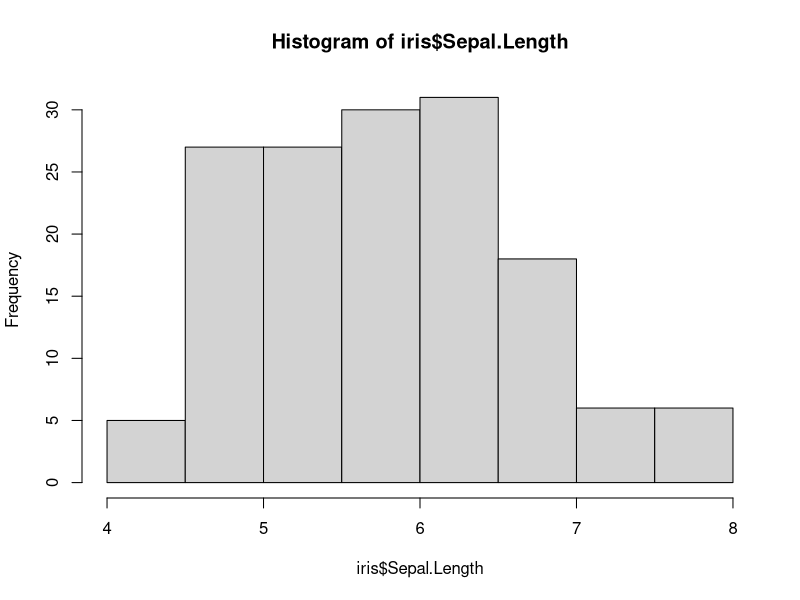
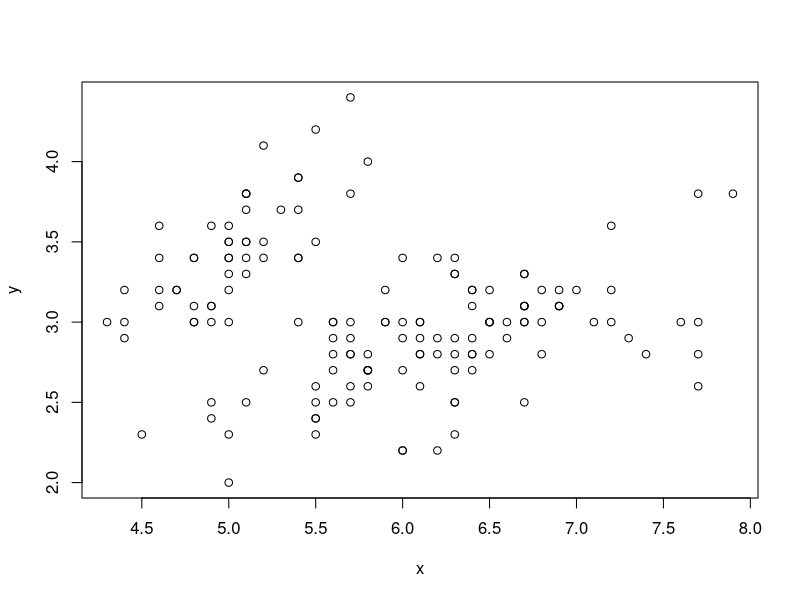

Generate these figures, in order, with R:
## ---- chunk 1
knitr::opts_chunk$set(echo = TRUE)
## ---- chunk 2
str(iris)
summary(iris)
## ---- chunk 3

## ---- chunk 4

## ---- chunk 5
hist(iris$Sepal.Length)
## ---- chunk 6
x=iris$Sepal.Length
y=iris$Sepal.Width
plot(x,y)



